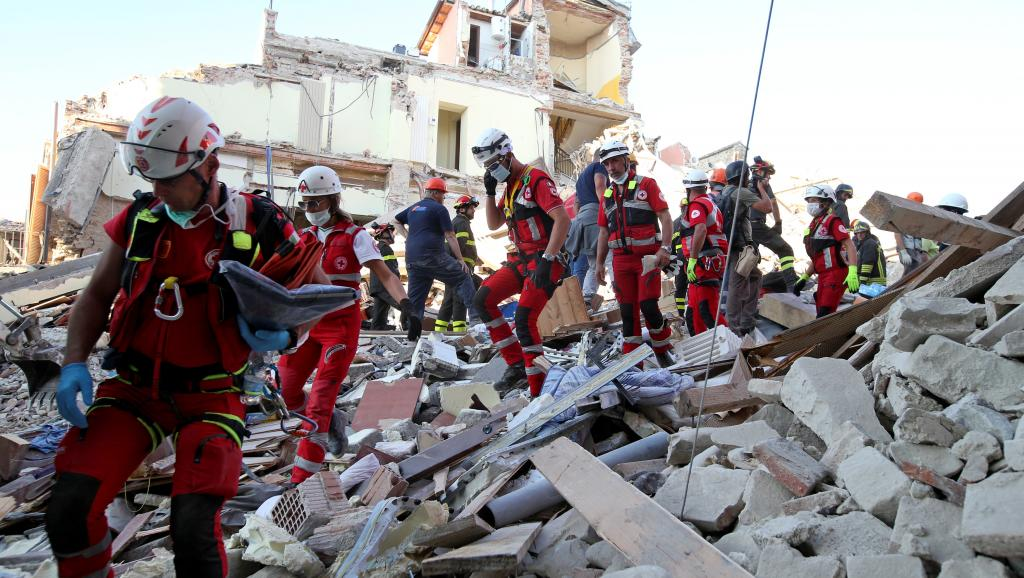
#> input picture imgs/Apresentação/2016-08-24t165512z_28063046_s1betxhweiab_rtrmadp_3_italy-quake_0.jpg, 1024 x 578 px, given in place of the camera
$ python tracking.py
#> lines starting #> are read from the running program, lines starting #| are printed output that depends on the picture; after the words box and inside, x2 and y2 are one past the last pixel; in counts of white or black regions, pixels touching at a corner belong together
#!/usr/bin/env python
import cv2
import numpy as np

cap = cv2.VideoCapture(0)

# white [[[  0   0 255]]]
# black [[[0 0 0]]]

while(1):

    # Take each frame

    lala , frame = cap.read()
#> frame is the input picture: shape (578, 1024, 3); mean B, G, R 137.6, 135.9, 142.3

    # Convert BGR to HSV
    hsv = cv2.cvtColor(frame, cv2.COLOR_BGR2HSV)
#> hsv: shape (578, 1024, 3); mean H, S, V 81.6, 56.6, 149.7

    # define range of blue color in HSV
    lower_white = np.array([0,0,0], dtype=np.uint8)
    upper_white = np.array([0,0,255], dtype=np.uint8)

    # Threshold the HSV image to get only blue colors
    mask = cv2.inRange(hsv, lower_white, upper_white)
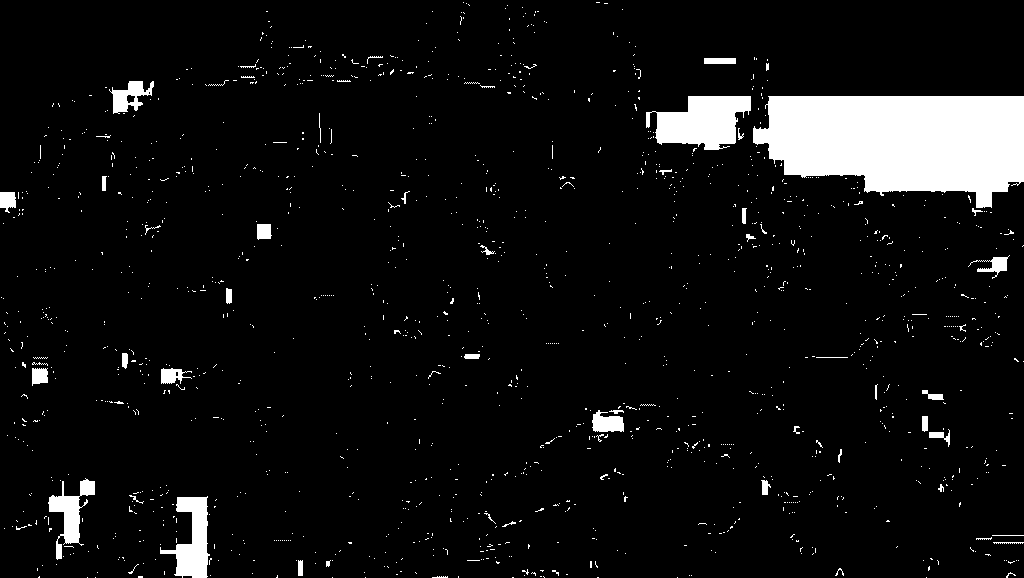
#> mask: shape (578, 1024); 6.4% white; 1462 white regions (1406 under 20 px), largest, box (x1, y1, x2, y2) and area: (753, 96, 1024, 208) 22991, (646, 96, 751, 150) 3699, (160, 496, 210, 578) 2049

    # Bitwise-AND mask and original image
    res = cv2.bitwise_and(frame,frame, mask= mask)
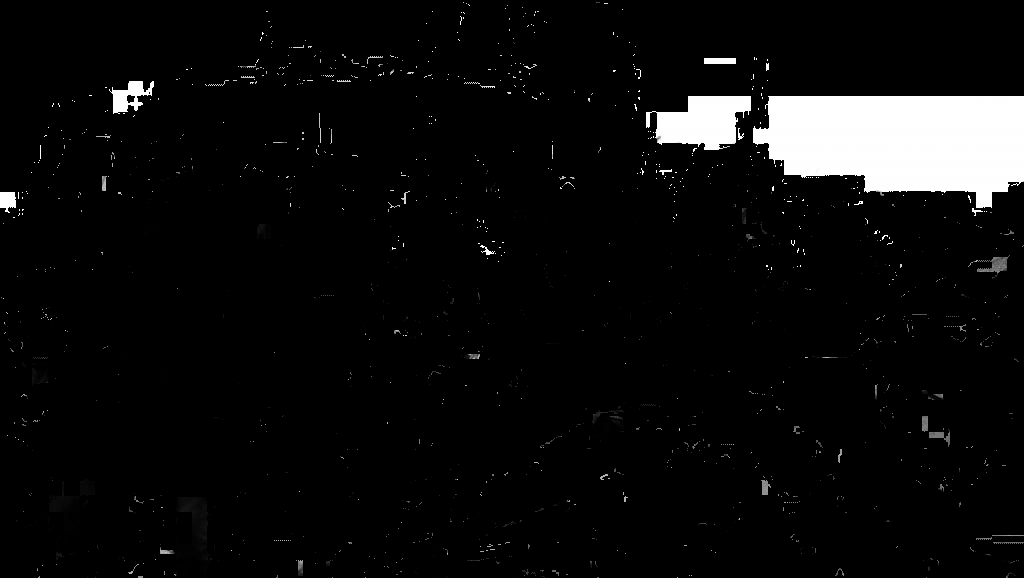
#> res: shape (578, 1024, 3); min 0, max 255, mean 13.1

    cv2.imshow('frame',frame)
    cv2.imshow('mask',mask)
    cv2.imshow('res',res)
    k = cv2.waitKey(5) & 0xFF
#> (key Esc is pressed here)
    if k == 27:
        break


cv2.destroyAllWindows()

$ run again, on imgs/Apresentação/bombeiros_omirante.jpg
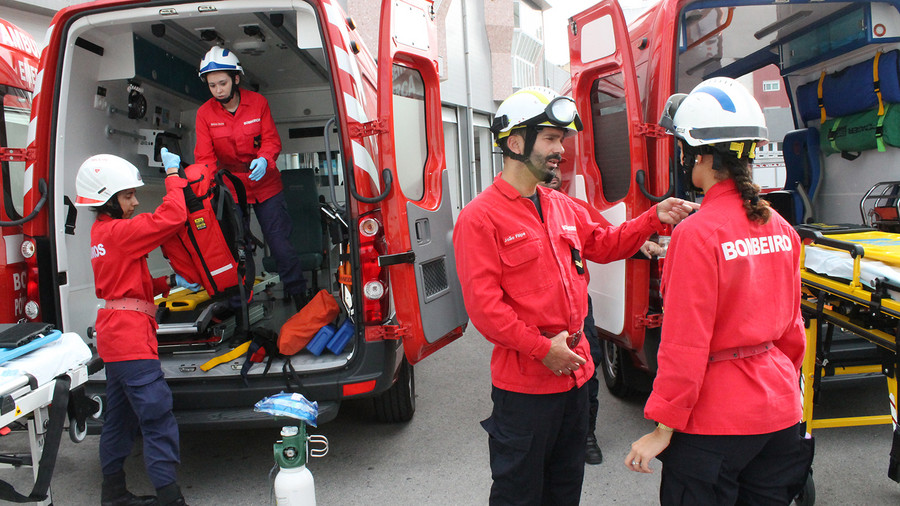
#> input picture imgs/Apresentação/bombeiros_omirante.jpg, 900 x 506 px, given in place of the camera
#> frame is the input picture: shape (506, 900, 3); mean B, G, R 91.1, 89.3, 130.6
#> hsv: shape (506, 900, 3); mean H, S, V 91.1, 85.2, 135.8
#> `mask = cv2.inRange(hsv, lower_white, upper_white)`:
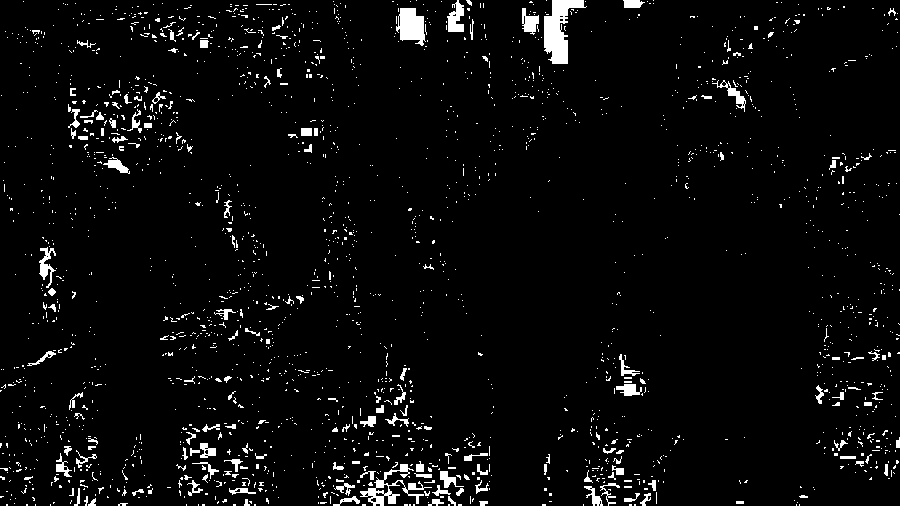
#> mask: shape (506, 900); 3.9% white; 2196 white regions (2030 under 20 px), largest, box (x1, y1, x2, y2) and area: (544, 0, 587, 64) 1345, (360, 464, 432, 506) 785, (396, 8, 426, 46) 770
#> `res = cv2.bitwise_and(frame,frame, mask= mask)`:
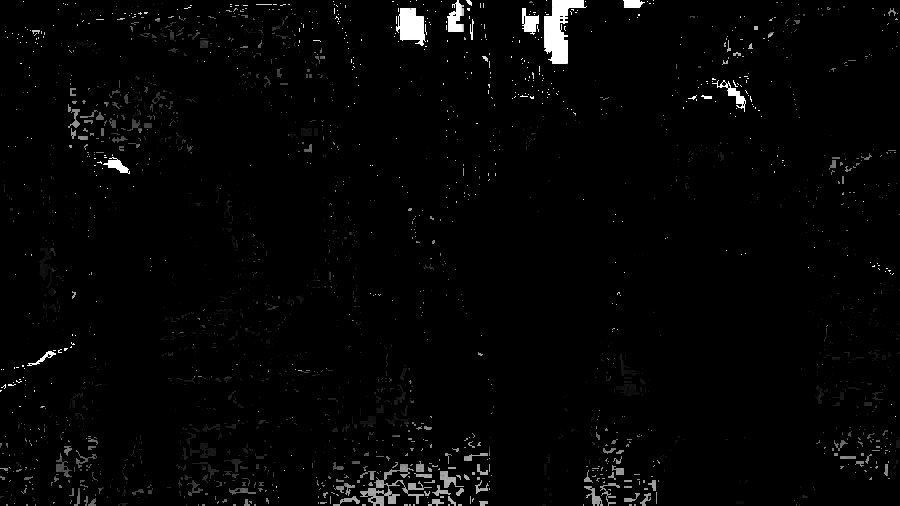
#> res: shape (506, 900, 3); min 0, max 255, mean 4.7
